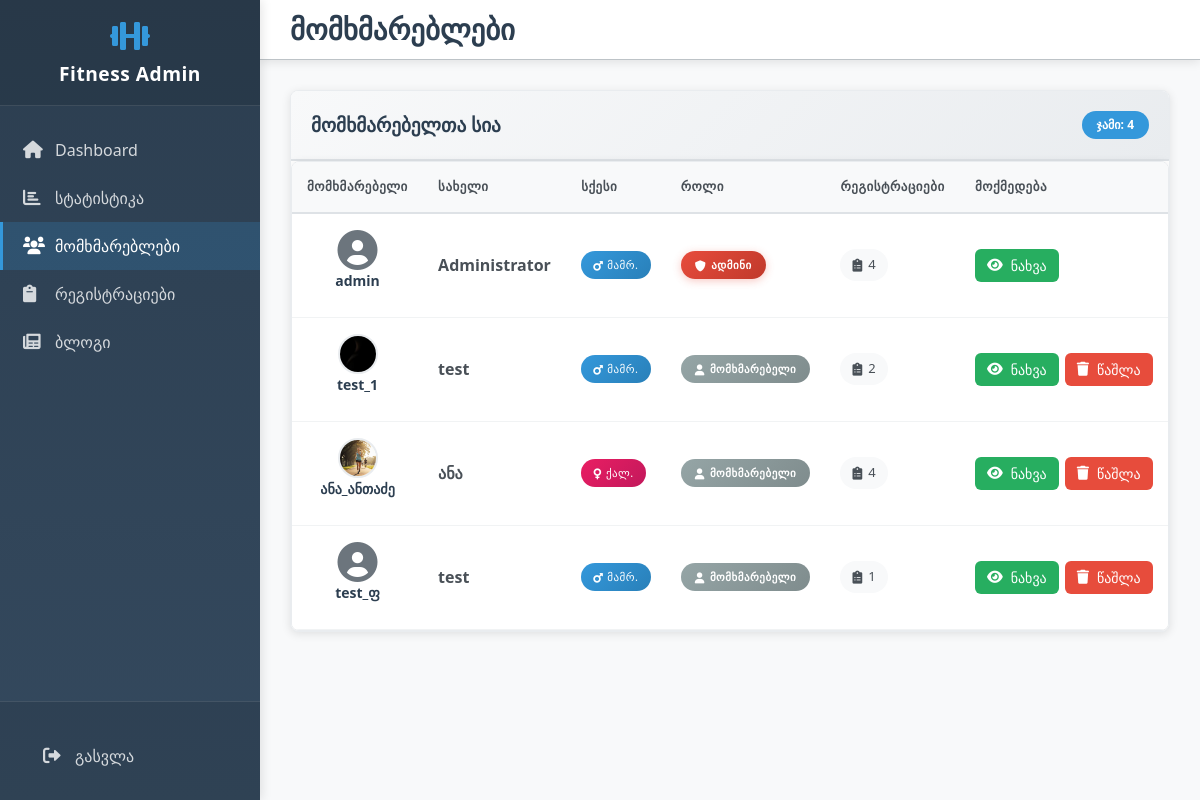
The page /admin/users (signed in) on the database its author committed.
### src/models/user.py (models this page shows, shortened)
class UserAccount(db.Model, UserMixin):
    __tablename__ = 'user_accounts'
    id = db.Column(db.Integer, primary_key=True)
    name = db.Column(db.String(100), nullable=False)
    username = db.Column(db.String(50), unique=True, nullable=False)
    password_hash = db.Column(db.String(256), nullable=False)
    birthdate = db.Column(db.Date, nullable=False)
    gender = db.Column(db.String(10), nullable=False)
    profile_image = db.Column(db.String(255), nullable=True)
    registrations = db.relationship('ProgramRegistration', back_populates='user', cascade='all, delete-orphan')
    @property
    def is_admin(self):
        return self.username in ['admin', 'administrator']

### src/views/admin/routes.py (the view)
@admin_bp.route('/users')
@login_required
@admin_required
def users():
    page = request.args.get('page', 1, type=int)
    users = UserAccount.query.paginate(
        page=page, per_page=10, error_out=False)
    return render_template('admin/users.html', users=users)

### src/views/admin/routes.py (called while the page is built)
def admin_required(f):
    @wraps(f)
    def decorated_function(*args, **kwargs):
        if not current_user.is_authenticated:
            flash("ადმინისტრაციული უფლებები საჭიროა.", "danger")
            return redirect(url_for('auth.login'))
        if current_user.username not in ['admin', 'administrator']:  # Simple check for now
            flash("ადმინისტრაციული უფლებები არ გაქვთ.", "danger")
            return redirect(url_for('main.index'))
        return f(*args, **kwargs)
    return decorated_function

### src/templates/admin/users.html (shortened to what this page needs)
{% extends "admin/base.html" %}
{% block page_title %}მომხმარებლები{% endblock %}
{% block extra_css %}
<link rel="stylesheet" href="{{ url_for('static', filename='css/admin/users.css') }}">
{% endblock %}
{% block content %}
<div class="card">
    <div class="card-header d-flex justify-content-between align-items-center">
        <h3 class="card-title">მომხმარებელთა სია</h3>
        <div class="header-stats">
            <span class="badge bg-primary">ჯამი: {{ users.total if users else 0 }}</span>
        </div>
    </div>
    {% if users and users.items %}
    <div class="table-container">
        <table class="table">
            <thead>
                <tr>
                    <th>მომხმარებელი</th>
                    <th>სახელი</th>
                    <th>სქესი</th>
                    <th>როლი</th>
                    <th>რეგისტრაციები</th>
                    <th>მოქმედება</th>
                </tr>
            </thead>
            <tbody>
                {% for user in users.items %}
                <tr>
                    <td>
                        <div class="user-info">
                            {% if user.profile_image %}
                                <img src="{{ url_for('static', filename='uploads/' + user.profile_image) }}"
                                     alt="Profile" class="user-avatar">
                            {% else %}
                                <i class="fas fa-user-circle user-avatar-icon"></i>
                            {% endif %}
                            <div>
                                <div class="username">{{ user.username }}</div>
                            </div>
                        </div>
                    </td>
                    <td>
                        <strong>{{ user.name }}</strong>
                    </td>
                    <td>
                        {% if user.gender %}
                            <span class="gender-badge {{ user.gender.lower() }}">
                                {% if user.gender.lower() == 'male' or user.gender.lower() == 'მამრობითი' %}
                                    <i class="fas fa-mars"></i> მამრ.
                                {% elif user.gender.lower() == 'female' or user.gender.lower() == 'მდედრობითი' %}
                                    <i class="fas fa-venus"></i> ქალ.
                                {% else %}
                                    <i class="fas fa-user"></i> {{ user.gender }}
                                {% endif %}
                            </span>
                        {% else %}
                            <span class="text-muted">-</span>
                        {% endif %}
                    </td>
                    <td>
                        <span class="role-badge {{ 'admin' if user.is_admin else 'user' }}">
                            {% if user.is_admin %}
                                <i class="fas fa-shield-alt"></i> ადმინი
                            {% else %}
                                <i class="fas fa-user"></i> მომხმარებელი
                            {% endif %}
                        </span>
                    </td>
                    <td>
                        <span class="registration-count">
                            <i class="fas fa-clipboard-list"></i>
                            {{ user.registrations|length if user.registrations else 0 }}
                        </span>
                    </td>
                    <td>
                        <div class="action-buttons">
                            <a href="{{ url_for('user.view_user_profile', user_id=user.id) }}" class="btn btn-sm btn-success">
                                <i class="fas fa-eye"></i> ნახვა
                            </a>
                            {% if not user.is_admin or current_user.id != user.id %}
                            <form method="POST" action="{{ url_for('admin.delete_user', user_id=user.id) }}" class="d-inline">
                                <button type="submit" class="btn btn-sm btn-danger" onclick="return confirm('დარწმუნებული ხართ მომხმარებლის წაშლაში?\\n\\nმომხმარებელი: {{ user.username }}\\nსახელი: {{ user.name }}')">
                                    <i class="fas fa-trash"></i> წაშლა
                                </button>
                            </form>
                            {% endif %}
                        </div>
                    </td>
                </tr>
                {% endfor %}
            </tbody>
        </table>
    </div>
    {% endif %}
</div>
{% endblock %}

### src/static/css/admin/admin.css (style rules this page uses)
:root { --admin-primary: #2c3e50; --admin-secondary: #34495e; --admin-accent: #3498db; --admin-success: #27ae60; --admin-warning: #f39c12; --admin-danger: #e74c3c; --admin-light: #ecf0f1; --admin-dark: #2c3e50; --admin-border: #bdc3c7; --admin-shadow: rgba(0, 0, 0, 0.1); --admin-sidebar-width: 260px; --admin-header-height: 60px; }
* { box-sizing: border-box; }
body { margin: 0; padding: 0; font-family: 'Segoe UI', Tahoma, Geneva, Verdana, sans-serif; background-color: #f8f9fa; color: #2c3e50; }
.user-info { text-align: center; margin-bottom: 10px; color: rgba(255, 255, 255, 0.7); font-size: 14px; }
.card { background: white; border-radius: 8px; box-shadow: 0 2px 10px var(--admin-shadow); border: 1px solid #e9ecef; margin-bottom: 25px; overflow: hidden; }
.card-header { background: #f8f9fa; padding: 20px; border-bottom: 1px solid #e9ecef; }
.card-title { margin: 0; font-size: 1.2rem; font-weight: 600; color: var(--admin-dark); }
.btn { padding: 10px 20px; border-radius: 6px; font-weight: 500; text-decoration: none; display: inline-flex; align-items: center; gap: 8px; transition: all 0.3s ease; border: none; cursor: pointer; font-size: 14px; }
.btn-success { background: var(--admin-success); color: white; }
.btn-danger { background: var(--admin-danger); color: white; }
.btn-sm { padding: 6px 12px; font-size: 0.875rem; }
.table-container { background: white; border-radius: 8px; overflow: hidden; box-shadow: 0 2px 10px var(--admin-shadow); border: 1px solid #e9ecef; }
.table { margin: 0; width: 100%; border-collapse: collapse; }
.table th { background: #f8f9fa; padding: 15px; font-weight: 600; color: var(--admin-dark); border-bottom: 1px solid #e9ecef; text-align: left; }
.table td { padding: 15px; border-bottom: 1px solid #f1f3f4; color: #495057; vertical-align: middle; }
.badge { display: inline-block; padding: 0.35em 0.65em; font-size: 0.75em; font-weight: 700; line-height: 1; text-align: center; white-space: nowrap; vertical-align: baseline; border-radius: 0.25rem; }
.bg-primary { background-color: var(--admin-accent) !important; color: white; }
.d-flex { display: flex !important; }
.d-inline { display: inline !important; }
.justify-content-between { justify-content: space-between !important; }
.align-items-center { align-items: center !important; }

### src/static/css/admin/users.css (style rules this page uses)
.user-avatar { width: 40px; height: 40px; border-radius: 50%; object-fit: cover; border: 2px solid #e9ecef; }
.user-avatar-icon { font-size: 40px; color: #6c757d; width: 40px; text-align: center; }
.username { font-weight: 600; color: #2c3e50; font-size: 14px; }
.gender-badge { padding: 6px 12px; border-radius: 20px; font-size: 11px; font-weight: 500; display: inline-flex; align-items: center; gap: 4px; text-transform: uppercase; letter-spacing: 0.5px; }
.gender-badge.male, .gender-badge.მამრობითი { background: linear-gradient(135deg, #3498db 0%, #2980b9 100%); color: white; }
.gender-badge.female, .gender-badge.მდედრობითი { background: linear-gradient(135deg, #e91e63 0%, #c2185b 100%); color: white; }
.role-badge { padding: 6px 14px; border-radius: 25px; font-size: 11px; font-weight: 600; display: inline-flex; align-items: center; gap: 5px; text-transform: uppercase; letter-spacing: 0.5px; }
.role-badge.admin { background: linear-gradient(135deg, #e74c3c 0%, #c0392b 100%); color: white; box-shadow: 0 2px 8px rgba(231, 76, 60, 0.3); }
.role-badge.user { background: linear-gradient(135deg, #95a5a6 0%, #7f8c8d 100%); color: white; }
.registration-count { display: inline-flex; align-items: center; gap: 6px; background: #f8f9fa; padding: 6px 12px; border-radius: 16px; font-size: 13px; font-weight: 500; color: #495057; }
.action-buttons { display: flex; gap: 6px; align-items: center; justify-content: flex-start; }
.badge { padding: 8px 15px; font-size: 12px; font-weight: 600; border-radius: 20px; }
.card-header { background: linear-gradient(135deg, #f8f9fa 0%, #e9ecef 100%); border-bottom: 2px solid #dee2e6; }
.card-title { color: #2c3e50; font-weight: 700; }
.table th { background: #f8f9fa; color: #495057; font-weight: 600; border-bottom: 2px solid #dee2e6; font-size: 13px; text-transform: uppercase; letter-spacing: 0.5px; }
.table td { vertical-align: middle; border-bottom: 1px solid #f1f3f4; padding: 16px 15px; }

### rows shown on the page
UserAccount: username "admin", name "Administrator", gender "male" (drawn), shows "ᲐᲓᲛᲘᲜᲘ", registrations|length "4"
UserAccount: profile_image (picture), username "test_1", name "test", gender "male" (drawn), shows "ᲛᲝᲛᲮᲛᲐᲠᲔᲑᲔᲚᲘ", registrations|length "2"
UserAccount: profile_image (picture), username "ანა_ანთაძე", name "ანა", gender "female" (drawn), shows "ᲛᲝᲛᲮᲛᲐᲠᲔᲑᲔᲚᲘ", registrations|length "4"
UserAccount: username "test_ფ", name "test", gender "male" (drawn), shows "ᲛᲝᲛᲮᲛᲐᲠᲔᲑᲔᲚᲘ", registrations|length "1"

### other values the page prints
{{ users.total if users else 0 }} "4"
